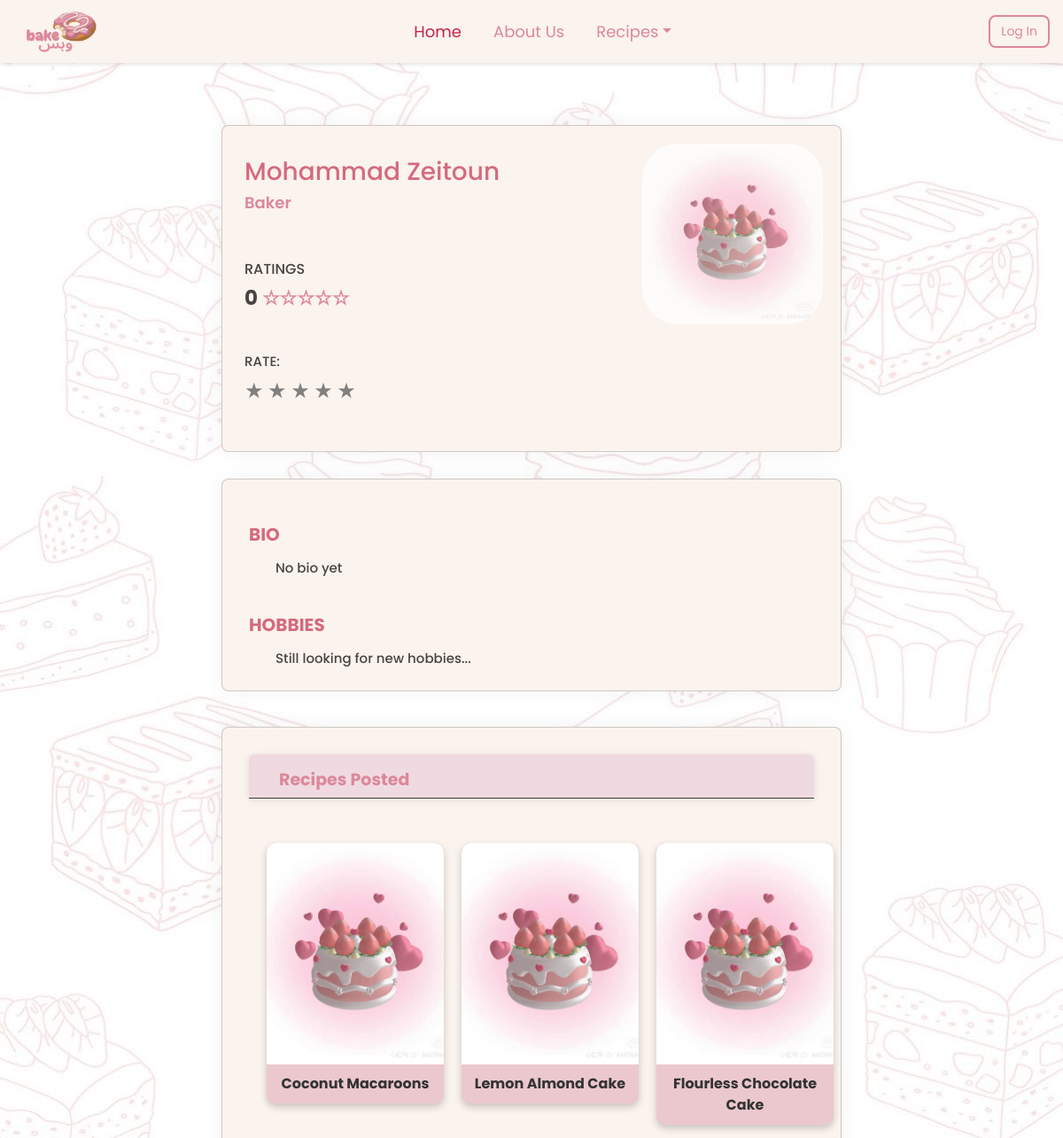
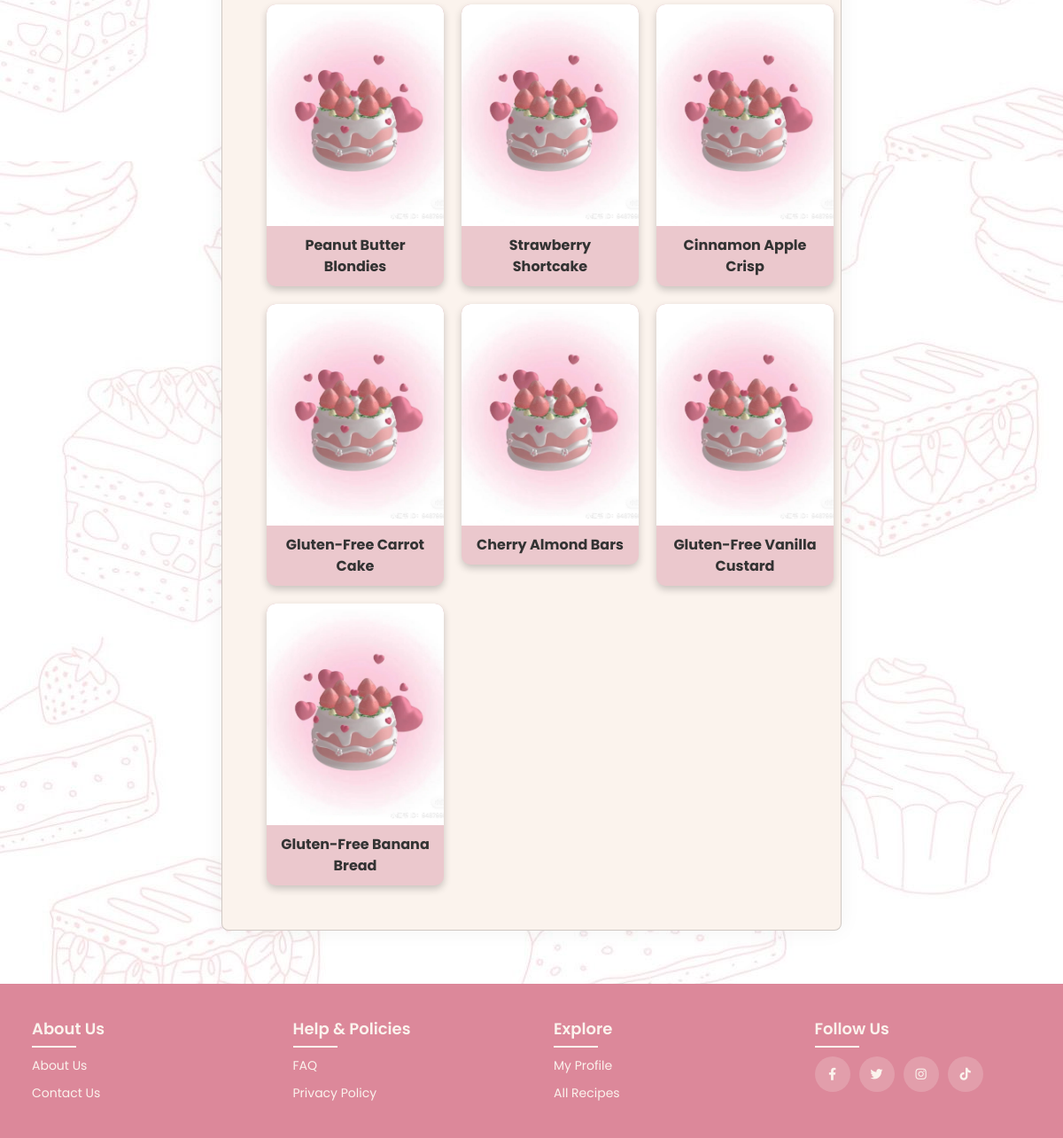
Screenshot of /userpage.php?id=5 with the database file from the repository (2 pictures, top to bottom).
### tables this page shows
CREATE TABLE `users` (
  `user_id` int(11) NOT NULL,
  `username` varchar(50) NOT NULL,
  `email` varchar(100) NOT NULL,
  `password_hash` varchar(255) NOT NULL,
  `profile_picture` varchar(255) DEFAULT 'images/default.png',
  `bio` varchar(270) DEFAULT 'No bio yet',
  `hobbies` varchar(150) DEFAULT 'Still looking for new hobbies...',
  `Userrole` varchar(8) DEFAULT 'Baker'
);

CREATE TABLE `recipe` (
  `id` int(11) NOT NULL,
  `name` varchar(255) NOT NULL,
  `description` text DEFAULT NULL,
  `category` varchar(100) NOT NULL,
  `prep_time` int(11) DEFAULT NULL,
  `cook_time` int(11) DEFAULT NULL,
  `servings` int(11) DEFAULT NULL,
  `difficulty` enum('Easy','Medium','Hard') NOT NULL DEFAULT 'Easy',
  `image` varchar(255) DEFAULT NULL,
  `ingredients` text DEFAULT NULL,
  `steps` text DEFAULT NULL,
  `user` varchar(255) DEFAULT NULL,
  `created_at` timestamp NOT NULL DEFAULT current_timestamp(),
  `user_id` int(11) NOT NULL
);

### userpage.php (the view, shortened to what this page needs)
<?php
$conn = new mysqli("localhost", "root", "", "recipe_website");
if (isset($_GET['id'])) {
    $user_id = intval($_GET['id']);
} elseif (isset($_SESSION['user_id'])) {
    $user_id = $_SESSION['user_id'];
} else {
    die("No user specified.");
}
$sql = "SELECT * FROM users WHERE user_id = $user_id";
$result = $conn->query($sql);
$user = $result->fetch_assoc();
$ratingSql = "SELECT AVG(rating) AS avg_rating FROM user_ratings WHERE rated_user_id = $user_id";
$ratingResult = $conn->query($ratingSql);
$rating = 0;
if ($ratingResult && $ratingResult->num_rows > 0) {
    $ratingRow = $ratingResult->fetch_assoc();
    $rating = round($ratingRow['avg_rating']);
}
$fullStars = str_repeat('<span style="color: #dc889a; font-size: 22px;">★</span>', $rating);
$emptyStars = str_repeat('<span style="color: #dc889a; font-size: 22px;">☆</span>', 5 - $rating);
$ratingStars = $fullStars . $emptyStars;
?>
<!DOCTYPE html>
<html lang="en">
<head>
    <link href="https://cdn.jsdelivr.net/npm/bootstrap@5.3.2/dist/css/bootstrap.min.css" rel="stylesheet">
    <link rel="stylesheet" href="https://cdnjs.cloudflare.com/ajax/libs/font-awesome/6.4.0/css/all.min.css">
    <link rel="stylesheet" href="style2.css">
</head>
<body>
    <nav class="navbar custom-navbar sticky-top">
        <div class="container-fluid">
            <a class="navbar-brand" href="#">
                <img src="images/final.png" alt="Website Logo" width="80" height="50" class="d-inline-block align-text-top">
            </a>
            <ul class="navbar-nav d-flex flex-row">
                <li class="nav-item me-3"><a class="nav-link active" href="index.php">Home</a></li>
                <li class="nav-item me-3"><a class="nav-link" href="about us.html">About Us</a></li>
                <li class="nav-item dropdown me-3">
                    <a class="nav-link dropdown-toggle" href="#" data-bs-toggle="dropdown" aria-expanded="false">Recipes</a>
                </li>
            </ul>
            <div class="d-flex">
                <?php if (isset($_SESSION['user_id'])): ?>
                    <button class="btn btn-outline-danger me-2" onclick="window.location.href='profile page.php'"><?php echo $_SESSION['username']; ?>'s Profile</button>
                <?php else: ?>
                    <button id="loginButton" class="btn btn-outline-danger me-2" onclick="window.location.href='loginpage.html'">Log In</button>
                <?php endif; ?>
            </div>
        </div>
    </nav>
    <div class="container">
        <section class="userDetails card">
            <div class="profile">
                <img src="<?php echo !empty($user['profile_picture']) ? $user['profile_picture'] : 'images/default.png'; ?>" alt="profile" width="150px" height="200px">
            </div>
            <div class="userName">
                <h1 class="name"><?php echo $user['username']; ?></h1>
                <p style="color: #dc889a"><?php echo $user['Userrole']; ?></p>
            </div>
            <div class="rank">
                <h1 class="heading">Ratings</h1>
                <span><?php echo $rating; ?> </span>
                <span><?php echo $ratingStars; ?></span>
            </div>
            <div class="user-rating">
            <h1 class="heading">RATE:</h1>
            <form id="ratingForm" method="POST" action="<?php echo htmlspecialchars($_SERVER['PHP_SELF']); ?>">
                <div class="rating" id="user-rating">
                    <?php
                    $rating = 0;
                    for ($i = 1; $i <= 5; $i++):
                        $cls = $i <= $rating ? 'filled' : '';
                    ?>
                        <span class="star <?= $cls ?>" data-value="<?= $i ?>">&#9733;</span>
                    <?php endfor; ?>
                </div>
            </form>
            </div>
        </section>
        <section class="bio card">
            <div class="work">
                <h1 class="heading">Bio</h1>
                <div class="primary">
                    <p><?php echo nl2br($user['bio']); ?></p>
                </div>
            </div>
            <div class="skills">
                <h1 class="heading">Hobbies</h1>
                <ul style="list-style: none; padding-left: 0; margin: 0; padding-bottom:5px;">
                    <li><?php echo $user['hobbies']; ?></li>
                </ul>
            </div>
        </section>
        <section class="timeline_about card">
            <div class="tabs">
                <ul>
                    <li class="timeline">
                        <span>Recipes Posted</span>
                    </li>
                </ul>
            </div>
            <div class="basic_info">
                <div class="recipe-grid">
                    <?php
                    $recipeSql = "SELECT * FROM recipe WHERE user_id = $user_id";
                    $recipeResult = $conn->query($recipeSql);
                    if ($recipeResult && $recipeResult->num_rows > 0) {
                        while ($recipe = $recipeResult->fetch_assoc()) {
                            echo "<a href='recipe.php?id=" . $recipe['id'] . "'>
                                    <div class='recipe-card'>
                                        <img src='images/" . $recipe['image'] . "' alt='" . $recipe['name'] . "' class='recipe-image'>
                                        <div class='recipe-name'>" . $recipe['name'] . "</div>
                                    </div>
                                </a>";
                        }
                    } else {
                        echo "<p style='text-align:center; color:#000; padding-left:10px'>Baking in progress...</p>";
                    }
                    ?>
                </div>
            </div>
        </section>
    </div>
    <footer class="footer">
        <div class="containerf">
            <div class="row">
                <div class="footer-col">
                    <h4>About Us</h4>
                    <ul>
                        <li><a href="about us.html">About us</a></li>
                        <li><a href="contactUs.php">Contact us</a></li>
                    </ul>
                </div>
                <div class="footer-col">
                    <h4>Help & Policies</h4>
                    <ul>
                        <li><a href="faqpage.html">FAQ</a></li>
                        <li><a href="privacy.html">Privacy Policy</a></li>
                    </ul>
                </div>
                <div class="footer-col">
                    <h4>Explore</h4>
                    <ul>
                        <li><a href="profile page.php">My Profile</a></li>
                        <li><a href="recipes.php">All Recipes</a></li>
                    </ul>
                </div>
                <div class="footer-col">
                    <h4>Follow Us</h4>
                    <div class="social-links">
                        <a href="#"><i class="fab fa-facebook-f"></i></a>
                        <a href="#"><i class="fab fa-twitter"></i></a>
                        <a href="#"><i class="fab fa-instagram"></i></a>
                        <a href="#"><i class="fab fa-tiktok"></i></a>
                    </div>
                </div>
            </div>
        </div>
    </footer>
</body>
</html>

### userpage.php (style rules this page uses)
.star { font-size: 2rem; color: gray; cursor: pointer; transition: color 0.2s; }
a { text-decoration: none; color: inherit; }
.recipe-grid { display: grid; grid-template-columns: repeat(auto-fill, minmax(250px, 1fr)); gap: 20px; padding: 20px; }

### rows the page displays
users: profile_picture (placeholder picture), username "Mohammad Zeitoun", Userrole "Baker", bio "No bio yet", hobbies "Still looking for new hobbies..."
recipe: image (placeholder picture), name "Coconut Macaroons"
recipe: image (placeholder picture), name "Lemon Almond Cake"
recipe: image (placeholder picture), name "Flourless Chocolate Cake"
recipe: image (placeholder picture), name "Peanut Butter Blondies"
recipe: image (placeholder picture), name "Strawberry Shortcake"
recipe: image (placeholder picture), name "Cinnamon Apple Crisp"
recipe: image (placeholder picture), name "Gluten-Free Carrot Cake"
recipe: image (placeholder picture), name "Cherry Almond Bars"
recipe: image (placeholder picture), name "Gluten-Free Vanilla Custard"
recipe: image (placeholder picture), name "Gluten-Free Banana Bread"

### other values shown
$rating "0"
